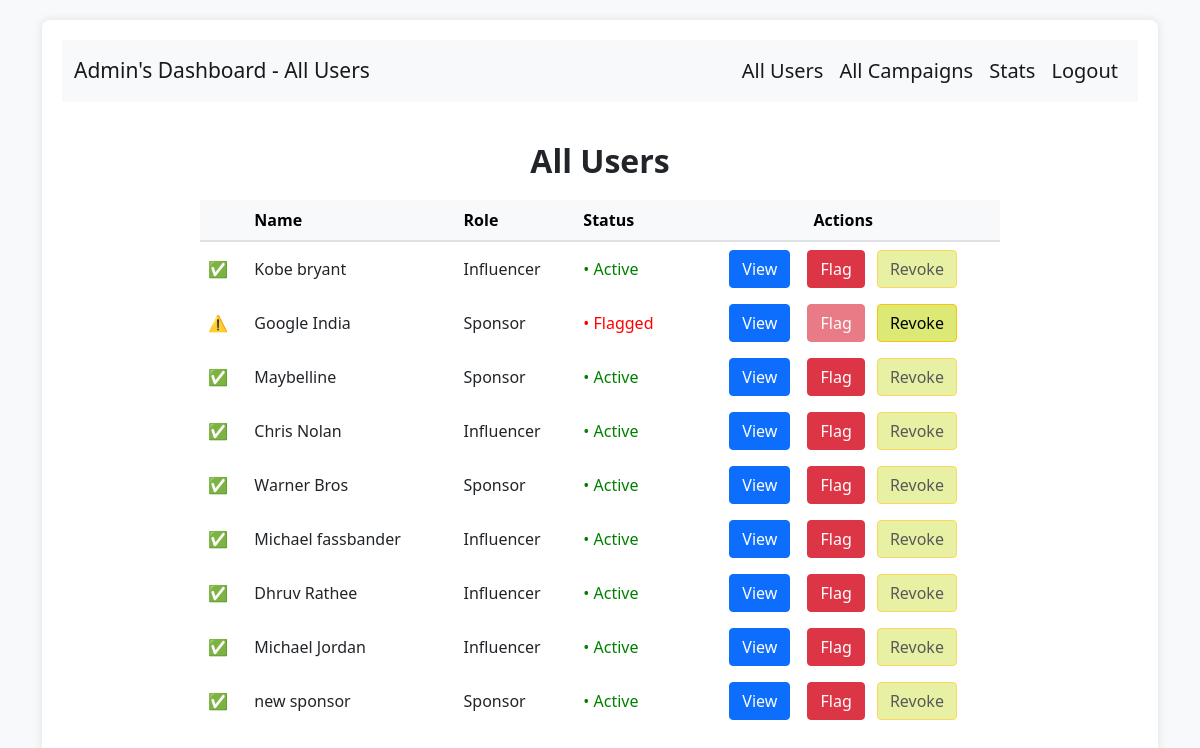
Page /all_users on the committed database.
### backend/models.py (models this page shows)
class user_table(db.Model):
    __tablename__ = "user_table"
    id = db.Column(db.Integer, primary_key=True)
    email = db.Column(db.String, nullable=False)
    full_name = db.Column(db.String, nullable=False)
    user_name = db.Column(db.String, nullable=False)
    pwd = db.Column(db.String, nullable=False)
    role = db.Column(db.Integer, nullable=False)
    status = db.Column(db.Integer,nullable = False,default = 1)
    user_influencer = db.relationship("influencers", backref="user")
    user_sponsor = db.relationship("sponsors", backref="user")

### backend/controllers.py (the view)
@app.route("/all_users",methods=["GET","POST"])
def all_users():
    user_list = get_users()
    influencers_list = get_influencers()
    sponsors_list = get_sponsors()
    return render_template("admin_templates/admin-all-users.html",user_list = user_list , sponsors_list = sponsors_list ,influencers_list = influencers_list)

### backend/controllers.py (called while the page is built)
def get_users():
    users = user_table.query.all()
    users_dict = {}
    for user in users:
        if user.id not in users_dict.keys():
            users_dict[user.id] = [user.email,user.full_name,user.user_name,user.role,user.status]
    return dict(users_dict)

def get_influencers():
    influencers_data = influencers.query.all()
    inf_dict = {}
    for inf in influencers_data:
        if inf.id not in inf_dict.keys():
            inf_dict[inf.id] = [inf.category,inf.niche,inf.followers_count]
    return dict(inf_dict)

def get_sponsors():
    sponsors_data = sponsors.query.all()
    spo_dict = {}
    for spo in sponsors_data:
        if spo.id not in spo_dict.keys():
            spo_dict[spo.id] = [spo.industry,spo.budget]
    return dict(spo_dict)

### templates/admin_templates/admin-all-users.html (shortened to what this page needs)
<!DOCTYPE html>
<html lang="en">
<head>
    <link rel="stylesheet" href="/static/admin_dashboard.css">
    <link href="https://cdn.jsdelivr.net/npm/bootstrap@5.0.2/dist/css/bootstrap.min.css" rel="stylesheet">
</head>
<body>
      <div class="container" >
        <div id="panel">
          <div>
            <nav class="navbar navbar-expand-lg navbar-light bg-light">
              <div class="container-fluid">
                <a class="navbar-brand" style="font-size: 21px;" href="#">Admin's Dashboard - All Users</a>
                <div class="collapse navbar-collapse justify-content-end" id="navbarNavDropdown">
                  <ul class="navbar-nav" style="font-size: 20px;">
                    <li class="nav-item">
                      <a class="nav-link active" aria-current="page" href="/all_users">All Users</a>
                    </li>
                    <li class="nav-item">
                      <a class="nav-link active" aria-current="page" href="/all_campaigns">All Campaigns</a>
                    </li>
                    <li class="nav-item">
                      <a class="nav-link active" aria-current="page" href="/admin_stats">Stats</a>
                    </li>
                    <li class="nav-item">
                      <a class="nav-link active" aria-current="page" href="/login">Logout</a>
                    </li>
                  </ul>
                </div>
              </div>
            </nav>
          </div>
          <div id="dashboard-tables" class="table-responsive" style="width: 800px; margin: 20px auto;">
              <div class="text-center" style = "margin-top : 20px">
                <h2><strong>All Users</strong></h2>
              </div>
            {% if user_list %}
            <table class="table table-hover align-middle table-custom" style="border: none;">
              <thead class="table-light">
                <tr style="border-bottom: 2px solid #dee2e6;">
                  <th scope="col" style="border: none;"><b></b></th>
                  <th scope="col" style="border: none;"><b>Name</b></th>
                  <th scope="col" style="border: none;"><b>Role</b></th>
                  <th scope="col" style="border: none;"><b>Status</b></th>
                  <th class="text-center" scope="col" style="border: none;"><b>Actions</b></th>
                </tr>
              </thead>
              <tbody>
                {% for key, value in user_list.items() %}
                {% if value[3] != 0 %}
                <tr>
                  <td style="border: none;">
                    {% if value[4] == 0 %}
                        <span style="color: red;">⚠️ </span>
                    {% else %}
                        <span style="color: green;">✅ </span>
                    {% endif %}
                </td>
                  <td style="border: none;">{{ value[1] }}</td>
                  <td style="border: none;">
                    {% if value[3] == 1 %}
                    Influencer
                    {% else %}
                    Sponsor
                    {% endif %}
                  </td>
                  <td style="border: none;">
                    {% if value[4] == 0 %}
                    <span style="color: red;">&bull; Flagged</span>
                    {% else %}
                    <span style="color: green;">&bull; Active</span>
                    {% endif %}
                  </td>
                  <td class="text-center" style="border: none;">
                    <div class="btn-group" role="group">
                      {% if key in influencers_list %}
                      <button type="button" class="btn btn-primary me-2" data-bs-toggle="modal" data-bs-target="#viewModal" data-name="{{ value[1] }}" data-role="Influencer" data-category="{{ influencers_list[key][0] }}" data-niche="{{ influencers_list[key][1] }}" data-followers="{{ influencers_list[key][2] }}">
                        View
                      </button>
                      {% endif %}
                      {% if key in sponsors_list %}
                      <button type="button" class="btn btn-primary me-2" data-bs-toggle="modal" data-bs-target="#viewModal" data-name="{{ value[1] }}" data-role="Sponsor" data-industry="{{ sponsors_list[key][0] }}" data-budget="{{ sponsors_list[key][1] }}">
                        View
                      </button>
                      {% endif %}
                    </div>
                    <button
                      type="button"
                      class="btn btn-danger me-2"
                      data-bs-toggle="modal"
                      data-bs-target="#flagModal"
                      data-id="{{ key }}"
                      data-name="{{ value[1] }}"
                      data-role="Influencer"
                      {% if value[4] == 0 %}disabled aria-label="Flag {{ value[1] }} (disabled)" {% else %} aria-label="Flag {{ value[1] }}"{% endif %}>
                      Flag
                    </button>
                    <button type="button" class="btn btn-warning" style="background-color: rgb(220, 233, 117); color: black;" data-bs-toggle="modal" data-bs-target="#revokeModal" data-id="{{ key }}" data-name="{{ value[1] }}" data-role="Influencer" {% if value[4] == 1 %}disabled{% endif %}>
                      Revoke
                    </button>
                  </td>
                </tr>
                {% endif %}
                {% endfor %}
              </tbody>
            </table>
            {% else %}
            <h2 class="text-center">No influencers available</h2>
            {% endif %}
          </div>
        </div>
      </div>
</body>
</html>

### static/admin_dashboard.css (style rules this page uses)
.container { margin-top: 20px; }
.btn { background-color: #007bff; color: white; border: none; border-radius: 5px; padding: 10px 15px; transition: background-color 0.3s; }
.navbar { background-color: #343a40; border-radius: 0; }
.navbar-brand { color: #ffffff; }
.nav-link { color: #ffffff; }

### templates/admin_templates/admin-all-users.html (style rules this page uses)
body { background-color: #f8f9fa; }
#panel { background: white; border-radius: 8px; box-shadow: 0 0 10px rgba(0, 0, 0, 0.1); padding: 20px; }
h2 { margin-top: 20px; text-align: center; }
.table-custom { margin-top: 20px; }
.btn-group { margin-right: 5px; }

### rows in the picture
user_table: full_name "Kobe bryant"
user_table: full_name "Google India"
user_table: full_name "Maybelline"
user_table: full_name "Chris Nolan"
user_table: full_name "Warner Bros"
user_table: full_name "Michael fassbander"
user_table: full_name "Dhruv Rathee"
user_table: full_name "Michael Jordan"
user_table: full_name "new sponsor"
